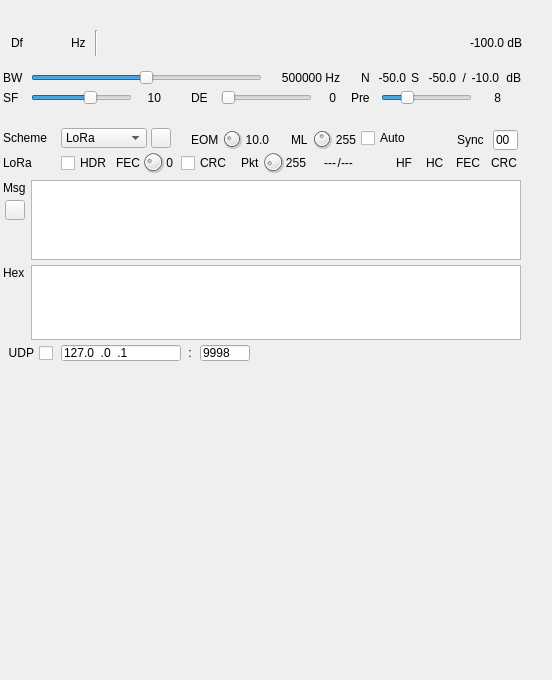
<?xml version="1.0" encoding="UTF-8"?>
<ui version="4.0">
 <class>LoRaDemodGUI</class>
 <widget class="RollupWidget" name="LoRaDemodGUI">
  <property name="geometry">
   <rect>
    <x>0</x>
    <y>0</y>
    <width>552</width>
    <height>680</height>
   </rect>
  </property>
  <property name="minimumSize">
   <size>
    <width>532</width>
    <height>680</height>
   </size>
  </property>
  <property name="font">
   <font>
    <family>Liberation Sans</family>
    <pointsize>9</pointsize>
   </font>
  </property>
  <property name="windowTitle">
   <string>LoRa Demodulator</string>
  </property>
  <widget class="QWidget" name="settingsContainer" native="true">
   <property name="geometry">
    <rect>
     <x>1</x>
     <y>20</y>
     <width>530</width>
     <height>90</height>
    </rect>
   </property>
   <property name="minimumSize">
    <size>
     <width>0</width>
     <height>90</height>
    </size>
   </property>
   <property name="windowTitle">
    <string>RF/demod Settings</string>
   </property>
   <widget class="QLabel" name="bwLabel">
    <property name="geometry">
     <rect>
      <x>2</x>
      <y>50</y>
      <width>22</width>
      <height>16</height>
     </rect>
    </property>
    <property name="text">
     <string>BW</string>
    </property>
   </widget>
   <widget class="QLabel" name="spreadLabel">
    <property name="geometry">
     <rect>
      <x>2</x>
      <y>70</y>
      <width>22</width>
      <height>16</height>
     </rect>
    </property>
    <property name="text">
     <string>SF</string>
    </property>
   </widget>
   <widget class="QSlider" name="BW">
    <property name="geometry">
     <rect>
      <x>30</x>
      <y>50</y>
      <width>231</width>
      <height>16</height>
     </rect>
    </property>
    <property name="toolTip">
     <string>Bandwidth</string>
    </property>
    <property name="minimum">
     <number>0</number>
    </property>
    <property name="maximum">
     <number>10</number>
    </property>
    <property name="pageStep">
     <number>1</number>
    </property>
    <property name="value">
     <number>5</number>
    </property>
    <property name="orientation">
     <enum>Qt::Horizontal</enum>
    </property>
   </widget>
   <widget class="QSlider" name="Spread">
    <property name="geometry">
     <rect>
      <x>30</x>
      <y>70</y>
      <width>101</width>
      <height>16</height>
     </rect>
    </property>
    <property name="toolTip">
     <string>Spreading factor</string>
    </property>
    <property name="minimum">
     <number>7</number>
    </property>
    <property name="maximum">
     <number>12</number>
    </property>
    <property name="pageStep">
     <number>1</number>
    </property>
    <property name="value">
     <number>10</number>
    </property>
    <property name="sliderPosition">
     <number>10</number>
    </property>
    <property name="orientation">
     <enum>Qt::Horizontal</enum>
    </property>
   </widget>
   <widget class="QLabel" name="SpreadText">
    <property name="geometry">
     <rect>
      <x>140</x>
      <y>70</y>
      <width>20</width>
      <height>16</height>
     </rect>
    </property>
    <property name="minimumSize">
     <size>
      <width>20</width>
      <height>0</height>
     </size>
    </property>
    <property name="text">
     <string>10</string>
    </property>
    <property name="alignment">
     <set>Qt::AlignRight|Qt::AlignTrailing|Qt::AlignVCenter</set>
    </property>
   </widget>
   <widget class="QLabel" name="BWText">
    <property name="geometry">
     <rect>
      <x>269</x>
      <y>50</y>
      <width>70</width>
      <height>16</height>
     </rect>
    </property>
    <property name="text">
     <string>500000 Hz</string>
    </property>
    <property name="alignment">
     <set>Qt::AlignRight|Qt::AlignTrailing|Qt::AlignVCenter</set>
    </property>
   </widget>
   <widget class="QLabel" name="deBitsLabel">
    <property name="geometry">
     <rect>
      <x>190</x>
      <y>70</y>
      <width>22</width>
      <height>16</height>
     </rect>
    </property>
    <property name="text">
     <string>DE</string>
    </property>
   </widget>
   <widget class="QLabel" name="deBitsText">
    <property name="geometry">
     <rect>
      <x>320</x>
      <y>70</y>
      <width>15</width>
      <height>16</height>
     </rect>
    </property>
    <property name="minimumSize">
     <size>
      <width>15</width>
      <height>0</height>
     </size>
    </property>
    <property name="text">
     <string>0</string>
    </property>
    <property name="alignment">
     <set>Qt::AlignRight|Qt::AlignTrailing|Qt::AlignVCenter</set>
    </property>
   </widget>
   <widget class="QSlider" name="deBits">
    <property name="geometry">
     <rect>
      <x>220</x>
      <y>70</y>
      <width>91</width>
      <height>16</height>
     </rect>
    </property>
    <property name="toolTip">
     <string>Distance Enhancement bits i.e. log2 of number of FFT bins per effective sample</string>
    </property>
    <property name="minimum">
     <number>0</number>
    </property>
    <property name="maximum">
     <number>4</number>
    </property>
    <property name="pageStep">
     <number>1</number>
    </property>
    <property name="value">
     <number>0</number>
    </property>
    <property name="sliderPosition">
     <number>0</number>
    </property>
    <property name="orientation">
     <enum>Qt::Horizontal</enum>
    </property>
   </widget>
   <widget class="QWidget" name="layoutWidget">
    <property name="geometry">
     <rect>
      <x>10</x>
      <y>10</y>
      <width>511</width>
      <height>26</height>
     </rect>
    </property>
    <layout class="QHBoxLayout" name="deltaFrequencyLayout">
     <item>
      <widget class="QLabel" name="deltaFrequencyLabel">
       <property name="minimumSize">
        <size>
         <width>16</width>
         <height>0</height>
        </size>
       </property>
       <property name="text">
        <string>Df</string>
       </property>
      </widget>
     </item>
     <item>
      <widget class="ValueDialZ" name="deltaFrequency" native="true">
       <property name="sizePolicy">
        <sizepolicy hsizetype="Maximum" vsizetype="Maximum">
         <horstretch>0</horstretch>
         <verstretch>0</verstretch>
        </sizepolicy>
       </property>
       <property name="minimumSize">
        <size>
         <width>32</width>
         <height>16</height>
        </size>
       </property>
       <property name="font">
        <font>
         <family>Liberation Mono</family>
         <pointsize>12</pointsize>
        </font>
       </property>
       <property name="cursor">
        <cursorShape>PointingHandCursor</cursorShape>
       </property>
       <property name="focusPolicy">
        <enum>Qt::StrongFocus</enum>
       </property>
       <property name="toolTip">
        <string>Demod shift frequency from center in Hz</string>
       </property>
      </widget>
     </item>
     <item>
      <widget class="QLabel" name="deltaUnits">
       <property name="text">
        <string>Hz </string>
       </property>
      </widget>
     </item>
     <item>
      <widget class="Line" name="line">
       <property name="orientation">
        <enum>Qt::Vertical</enum>
       </property>
      </widget>
     </item>
     <item>
      <spacer name="horizontalSpacer">
       <property name="orientation">
        <enum>Qt::Horizontal</enum>
       </property>
       <property name="sizeHint" stdset="0">
        <size>
         <width>40</width>
         <height>20</height>
        </size>
       </property>
      </spacer>
     </item>
     <item>
      <widget class="QLabel" name="channelPower">
       <property name="minimumSize">
        <size>
         <width>60</width>
         <height>0</height>
        </size>
       </property>
       <property name="toolTip">
        <string>De-chirped channel power</string>
       </property>
       <property name="layoutDirection">
        <enum>Qt::RightToLeft</enum>
       </property>
       <property name="text">
        <string>-100.0 dB</string>
       </property>
       <property name="alignment">
        <set>Qt::AlignRight|Qt::AlignTrailing|Qt::AlignVCenter</set>
       </property>
      </widget>
     </item>
    </layout>
   </widget>
   <widget class="QLabel" name="preambleChirpsText">
    <property name="geometry">
     <rect>
      <x>480</x>
      <y>70</y>
      <width>20</width>
      <height>16</height>
     </rect>
    </property>
    <property name="minimumSize">
     <size>
      <width>20</width>
      <height>0</height>
     </size>
    </property>
    <property name="text">
     <string>8</string>
    </property>
    <property name="alignment">
     <set>Qt::AlignRight|Qt::AlignTrailing|Qt::AlignVCenter</set>
    </property>
   </widget>
   <widget class="QLabel" name="preambleChirpsLabel">
    <property name="geometry">
     <rect>
      <x>350</x>
      <y>70</y>
      <width>32</width>
      <height>16</height>
     </rect>
    </property>
    <property name="text">
     <string>Pre</string>
    </property>
   </widget>
   <widget class="QSlider" name="preambleChirps">
    <property name="geometry">
     <rect>
      <x>380</x>
      <y>70</y>
      <width>91</width>
      <height>16</height>
     </rect>
    </property>
    <property name="toolTip">
     <string>Expected number of preamble chirps</string>
    </property>
    <property name="minimum">
     <number>4</number>
    </property>
    <property name="maximum">
     <number>20</number>
    </property>
    <property name="pageStep">
     <number>1</number>
    </property>
    <property name="value">
     <number>8</number>
    </property>
    <property name="sliderPosition">
     <number>8</number>
    </property>
    <property name="orientation">
     <enum>Qt::Horizontal</enum>
    </property>
   </widget>
   <widget class="QLabel" name="sUnits">
    <property name="geometry">
     <rect>
      <x>500</x>
      <y>50</y>
      <width>20</width>
      <height>16</height>
     </rect>
    </property>
    <property name="text">
     <string>dB</string>
    </property>
    <property name="alignment">
     <set>Qt::AlignRight|Qt::AlignTrailing|Qt::AlignVCenter</set>
    </property>
   </widget>
   <widget class="QLabel" name="snrText">
    <property name="geometry">
     <rect>
      <x>470</x>
      <y>50</y>
      <width>28</width>
      <height>16</height>
     </rect>
    </property>
    <property name="minimumSize">
     <size>
      <width>25</width>
      <height>0</height>
     </size>
    </property>
    <property name="toolTip">
     <string>De-chirped Signal to Noise Ratio</string>
    </property>
    <property name="text">
     <string>-10.0</string>
    </property>
    <property name="alignment">
     <set>Qt::AlignRight|Qt::AlignTrailing|Qt::AlignVCenter</set>
    </property>
   </widget>
   <widget class="QLabel" name="snrLabel">
    <property name="geometry">
     <rect>
      <x>460</x>
      <y>50</y>
      <width>5</width>
      <height>16</height>
     </rect>
    </property>
    <property name="text">
     <string>/</string>
    </property>
    <property name="alignment">
     <set>Qt::AlignRight|Qt::AlignTrailing|Qt::AlignVCenter</set>
    </property>
   </widget>
   <widget class="QLabel" name="sText">
    <property name="geometry">
     <rect>
      <x>425</x>
      <y>50</y>
      <width>30</width>
      <height>16</height>
     </rect>
    </property>
    <property name="minimumSize">
     <size>
      <width>30</width>
      <height>0</height>
     </size>
    </property>
    <property name="toolTip">
     <string>De-chirped signal maximum power</string>
    </property>
    <property name="text">
     <string>-50.0</string>
    </property>
    <property name="alignment">
     <set>Qt::AlignRight|Qt::AlignTrailing|Qt::AlignVCenter</set>
    </property>
   </widget>
   <widget class="QLabel" name="sLabel">
    <property name="geometry">
     <rect>
      <x>410</x>
      <y>50</y>
      <width>9</width>
      <height>16</height>
     </rect>
    </property>
    <property name="text">
     <string>S</string>
    </property>
   </widget>
   <widget class="QLabel" name="nText">
    <property name="geometry">
     <rect>
      <x>375</x>
      <y>50</y>
      <width>30</width>
      <height>16</height>
     </rect>
    </property>
    <property name="toolTip">
     <string>De-chirped noise maximum power</string>
    </property>
    <property name="text">
     <string>-50.0</string>
    </property>
    <property name="alignment">
     <set>Qt::AlignRight|Qt::AlignTrailing|Qt::AlignVCenter</set>
    </property>
   </widget>
   <widget class="QLabel" name="nLabel">
    <property name="geometry">
     <rect>
      <x>360</x>
      <y>50</y>
      <width>10</width>
      <height>16</height>
     </rect>
    </property>
    <property name="text">
     <string>N</string>
    </property>
   </widget>
  </widget>
  <widget class="QWidget" name="payloadContainer" native="true">
   <property name="geometry">
    <rect>
     <x>1</x>
     <y>120</y>
     <width>530</width>
     <height>250</height>
    </rect>
   </property>
   <property name="minimumSize">
    <size>
     <width>0</width>
     <height>250</height>
    </size>
   </property>
   <property name="windowTitle">
    <string>Payload</string>
   </property>
   <widget class="QLabel" name="messageLabel">
    <property name="geometry">
     <rect>
      <x>2</x>
      <y>60</y>
      <width>32</width>
      <height>16</height>
     </rect>
    </property>
    <property name="text">
     <string>Msg</string>
    </property>
   </widget>
   <widget class="QLabel" name="hexLabel">
    <property name="geometry">
     <rect>
      <x>2</x>
      <y>145</y>
      <width>32</width>
      <height>16</height>
     </rect>
    </property>
    <property name="text">
     <string>Hex</string>
    </property>
   </widget>
   <widget class="QPlainTextEdit" name="messageText">
    <property name="geometry">
     <rect>
      <x>30</x>
      <y>60</y>
      <width>490</width>
      <height>80</height>
     </rect>
    </property>
   </widget>
   <widget class="QLabel" name="schemeLabel">
    <property name="geometry">
     <rect>
      <x>2</x>
      <y>10</y>
      <width>50</width>
      <height>16</height>
     </rect>
    </property>
    <property name="text">
     <string>Scheme</string>
    </property>
   </widget>
   <widget class="QComboBox" name="scheme">
    <property name="geometry">
     <rect>
      <x>60</x>
      <y>8</y>
      <width>86</width>
      <height>20</height>
     </rect>
    </property>
    <item>
     <property name="text">
      <string>LoRa</string>
     </property>
    </item>
    <item>
     <property name="text">
      <string>ASCII</string>
     </property>
    </item>
    <item>
     <property name="text">
      <string>TTY</string>
     </property>
    </item>
   </widget>
   <widget class="QPushButton" name="clear">
    <property name="geometry">
     <rect>
      <x>4</x>
      <y>80</y>
      <width>20</width>
      <height>20</height>
     </rect>
    </property>
    <property name="maximumSize">
     <size>
      <width>24</width>
      <height>24</height>
     </size>
    </property>
    <property name="toolTip">
     <string>Clear text</string>
    </property>
    <property name="text">
     <string/>
    </property>
    <property name="icon">
     <iconset resource="../../../sdrgui/resources/res.qrc">
      <normaloff>:/sweep.png</normaloff>:/sweep.png</iconset>
    </property>
    <property name="autoDefault">
     <bool>false</bool>
    </property>
   </widget>
   <widget class="QToolButton" name="mute">
    <property name="geometry">
     <rect>
      <x>150</x>
      <y>8</y>
      <width>20</width>
      <height>20</height>
     </rect>
    </property>
    <property name="toolTip">
     <string>Run/Stop decoder</string>
    </property>
    <property name="text">
     <string/>
    </property>
    <property name="icon">
     <iconset resource="../../../sdrgui/resources/res.qrc">
      <normaloff>:/stop.png</normaloff>
      <normalon>:/play.png</normalon>:/stop.png</iconset>
    </property>
    <property name="checkable">
     <bool>true</bool>
    </property>
   </widget>
   <widget class="QLabel" name="eomSquelchLabel">
    <property name="geometry">
     <rect>
      <x>190</x>
      <y>10</y>
      <width>35</width>
      <height>19</height>
     </rect>
    </property>
    <property name="text">
     <string>EOM</string>
    </property>
   </widget>
   <widget class="QDial" name="eomSquelch">
    <property name="geometry">
     <rect>
      <x>220</x>
      <y>8</y>
      <width>22</width>
      <height>22</height>
     </rect>
    </property>
    <property name="toolTip">
     <string>End Of Message squelch factor</string>
    </property>
    <property name="minimum">
     <number>40</number>
    </property>
    <property name="maximum">
     <number>121</number>
    </property>
    <property name="pageStep">
     <number>1</number>
    </property>
    <property name="value">
     <number>60</number>
    </property>
   </widget>
   <widget class="QLabel" name="eomSquelchText">
    <property name="geometry">
     <rect>
      <x>240</x>
      <y>10</y>
      <width>28</width>
      <height>19</height>
     </rect>
    </property>
    <property name="text">
     <string>10.0</string>
    </property>
    <property name="alignment">
     <set>Qt::AlignRight|Qt::AlignTrailing|Qt::AlignVCenter</set>
    </property>
   </widget>
   <widget class="QLabel" name="messageLengthLabel">
    <property name="geometry">
     <rect>
      <x>290</x>
      <y>10</y>
      <width>20</width>
      <height>19</height>
     </rect>
    </property>
    <property name="text">
     <string>ML</string>
    </property>
   </widget>
   <widget class="QDial" name="messageLength">
    <property name="geometry">
     <rect>
      <x>310</x>
      <y>8</y>
      <width>22</width>
      <height>22</height>
     </rect>
    </property>
    <property name="toolTip">
     <string>Message (payload) length in number of symbols</string>
    </property>
    <property name="minimum">
     <number>8</number>
    </property>
    <property name="maximum">
     <number>255</number>
    </property>
    <property name="pageStep">
     <number>1</number>
    </property>
    <property name="value">
     <number>127</number>
    </property>
   </widget>
   <widget class="QLabel" name="messageLengthText">
    <property name="geometry">
     <rect>
      <x>330</x>
      <y>10</y>
      <width>25</width>
      <height>19</height>
     </rect>
    </property>
    <property name="text">
     <string>255</string>
    </property>
    <property name="alignment">
     <set>Qt::AlignRight|Qt::AlignTrailing|Qt::AlignVCenter</set>
    </property>
   </widget>
   <widget class="QLineEdit" name="syncWord">
    <property name="geometry">
     <rect>
      <x>492</x>
      <y>10</y>
      <width>25</width>
      <height>20</height>
     </rect>
    </property>
    <property name="focusPolicy">
     <enum>Qt::ClickFocus</enum>
    </property>
    <property name="toolTip">
     <string>Sync word (1 byte hex)</string>
    </property>
    <property name="inputMask">
     <string>HH</string>
    </property>
    <property name="text">
     <string>00</string>
    </property>
   </widget>
   <widget class="QLabel" name="loraLabel">
    <property name="geometry">
     <rect>
      <x>2</x>
      <y>35</y>
      <width>50</width>
      <height>16</height>
     </rect>
    </property>
    <property name="text">
     <string>LoRa</string>
    </property>
   </widget>
   <widget class="QDial" name="fecParity">
    <property name="geometry">
     <rect>
      <x>140</x>
      <y>30</y>
      <width>24</width>
      <height>24</height>
     </rect>
    </property>
    <property name="toolTip">
     <string>Number of FEC parity bits (0 to 4) for Hamming code</string>
    </property>
    <property name="maximum">
     <number>4</number>
    </property>
    <property name="pageStep">
     <number>1</number>
    </property>
    <property name="value">
     <number>1</number>
    </property>
   </widget>
   <widget class="QCheckBox" name="header">
    <property name="geometry">
     <rect>
      <x>60</x>
      <y>35</y>
      <width>50</width>
      <height>16</height>
     </rect>
    </property>
    <property name="toolTip">
     <string>Expect header (explicit) - disables manual FEC and CRC</string>
    </property>
    <property name="text">
     <string>HDR</string>
    </property>
   </widget>
   <widget class="QLabel" name="fecParityText">
    <property name="geometry">
     <rect>
      <x>160</x>
      <y>35</y>
      <width>12</width>
      <height>16</height>
     </rect>
    </property>
    <property name="text">
     <string>0</string>
    </property>
    <property name="alignment">
     <set>Qt::AlignRight|Qt::AlignTrailing|Qt::AlignVCenter</set>
    </property>
   </widget>
   <widget class="QCheckBox" name="crc">
    <property name="geometry">
     <rect>
      <x>180</x>
      <y>35</y>
      <width>50</width>
      <height>16</height>
     </rect>
    </property>
    <property name="toolTip">
     <string>CRC appended to payload</string>
    </property>
    <property name="text">
     <string>CRC</string>
    </property>
   </widget>
   <widget class="QLabel" name="fecParityLabel">
    <property name="geometry">
     <rect>
      <x>115</x>
      <y>35</y>
      <width>25</width>
      <height>16</height>
     </rect>
    </property>
    <property name="text">
     <string>FEC</string>
    </property>
   </widget>
   <widget class="QPlainTextEdit" name="hexText">
    <property name="geometry">
     <rect>
      <x>30</x>
      <y>145</y>
      <width>490</width>
      <height>75</height>
     </rect>
    </property>
    <property name="font">
     <font>
      <family>Liberation Mono</family>
      <pointsize>9</pointsize>
     </font>
    </property>
   </widget>
   <widget class="QLabel" name="packetLengthLabel">
    <property name="geometry">
     <rect>
      <x>240</x>
      <y>35</y>
      <width>20</width>
      <height>16</height>
     </rect>
    </property>
    <property name="text">
     <string>Pkt</string>
    </property>
   </widget>
   <widget class="QDial" name="packetLength">
    <property name="geometry">
     <rect>
      <x>260</x>
      <y>30</y>
      <width>24</width>
      <height>24</height>
     </rect>
    </property>
    <property name="toolTip">
     <string>Payload packet length in number of bytes or characters</string>
    </property>
    <property name="maximum">
     <number>225</number>
    </property>
    <property name="pageStep">
     <number>1</number>
    </property>
    <property name="value">
     <number>30</number>
    </property>
   </widget>
   <widget class="QLabel" name="packetLengthText">
    <property name="geometry">
     <rect>
      <x>280</x>
      <y>35</y>
      <width>25</width>
      <height>16</height>
     </rect>
    </property>
    <property name="text">
     <string>255</string>
    </property>
    <property name="alignment">
     <set>Qt::AlignRight|Qt::AlignTrailing|Qt::AlignVCenter</set>
    </property>
   </widget>
   <widget class="QLabel" name="syncWordLabel">
    <property name="geometry">
     <rect>
      <x>456</x>
      <y>10</y>
      <width>30</width>
      <height>19</height>
     </rect>
    </property>
    <property name="text">
     <string>Sync</string>
    </property>
   </widget>
   <widget class="QLabel" name="headerHammingStatus">
    <property name="geometry">
     <rect>
      <x>395</x>
      <y>35</y>
      <width>20</width>
      <height>16</height>
     </rect>
    </property>
    <property name="toolTip">
     <string>Header FEC parity status</string>
    </property>
    <property name="text">
     <string>HF</string>
    </property>
   </widget>
   <widget class="QLabel" name="headerCRCStatus">
    <property name="geometry">
     <rect>
      <x>425</x>
      <y>35</y>
      <width>20</width>
      <height>16</height>
     </rect>
    </property>
    <property name="toolTip">
     <string>Header CRC status</string>
    </property>
    <property name="text">
     <string>HC</string>
    </property>
   </widget>
   <widget class="QLabel" name="payloadFECStatus">
    <property name="geometry">
     <rect>
      <x>455</x>
      <y>35</y>
      <width>25</width>
      <height>16</height>
     </rect>
    </property>
    <property name="toolTip">
     <string>Payload FEC parity status</string>
    </property>
    <property name="text">
     <string>FEC</string>
    </property>
   </widget>
   <widget class="QLabel" name="payloadCRCStatus">
    <property name="geometry">
     <rect>
      <x>490</x>
      <y>35</y>
      <width>28</width>
      <height>16</height>
     </rect>
    </property>
    <property name="toolTip">
     <string>Payload CRC status</string>
    </property>
    <property name="text">
     <string>CRC</string>
    </property>
   </widget>
   <widget class="QLabel" name="nbSymbolsText">
    <property name="geometry">
     <rect>
      <x>310</x>
      <y>35</y>
      <width>25</width>
      <height>16</height>
     </rect>
    </property>
    <property name="toolTip">
     <string>Number of symbols in the payload with header and CRC</string>
    </property>
    <property name="text">
     <string>---</string>
    </property>
    <property name="alignment">
     <set>Qt::AlignRight|Qt::AlignTrailing|Qt::AlignVCenter</set>
    </property>
   </widget>
   <widget class="QLabel" name="nbCodewordsText">
    <property name="geometry">
     <rect>
      <x>340</x>
      <y>35</y>
      <width>25</width>
      <height>16</height>
     </rect>
    </property>
    <property name="toolTip">
     <string>Number of codewords in the payload with header and CRC</string>
    </property>
    <property name="text">
     <string>---</string>
    </property>
    <property name="alignment">
     <set>Qt::AlignLeading|Qt::AlignLeft|Qt::AlignVCenter</set>
    </property>
   </widget>
   <widget class="QLabel" name="symbolsCodewordsSeparator">
    <property name="geometry">
     <rect>
      <x>328</x>
      <y>35</y>
      <width>12</width>
      <height>16</height>
     </rect>
    </property>
    <property name="text">
     <string>/</string>
    </property>
    <property name="alignment">
     <set>Qt::AlignRight|Qt::AlignTrailing|Qt::AlignVCenter</set>
    </property>
   </widget>
   <widget class="QCheckBox" name="udpSend">
    <property name="geometry">
     <rect>
      <x>2</x>
      <y>225</y>
      <width>50</width>
      <height>16</height>
     </rect>
    </property>
    <property name="toolTip">
     <string>Send message via UDP</string>
    </property>
    <property name="layoutDirection">
     <enum>Qt::RightToLeft</enum>
    </property>
    <property name="text">
     <string>UDP</string>
    </property>
   </widget>
   <widget class="QLineEdit" name="udpAddress">
    <property name="geometry">
     <rect>
      <x>60</x>
      <y>225</y>
      <width>120</width>
      <height>16</height>
     </rect>
    </property>
    <property name="minimumSize">
     <size>
      <width>120</width>
      <height>0</height>
     </size>
    </property>
    <property name="focusPolicy">
     <enum>Qt::ClickFocus</enum>
    </property>
    <property name="toolTip">
     <string>Destination UDP address</string>
    </property>
    <property name="inputMask">
     <string>000.000.000.000</string>
    </property>
    <property name="text">
     <string>127.0.0.1</string>
    </property>
   </widget>
   <widget class="QLabel" name="udpSeparator">
    <property name="geometry">
     <rect>
      <x>184</x>
      <y>225</y>
      <width>10</width>
      <height>16</height>
     </rect>
    </property>
    <property name="text">
     <string>:</string>
    </property>
    <property name="alignment">
     <set>Qt::AlignCenter</set>
    </property>
   </widget>
   <widget class="QLineEdit" name="udpPort">
    <property name="geometry">
     <rect>
      <x>199</x>
      <y>225</y>
      <width>50</width>
      <height>16</height>
     </rect>
    </property>
    <property name="minimumSize">
     <size>
      <width>50</width>
      <height>0</height>
     </size>
    </property>
    <property name="maximumSize">
     <size>
      <width>50</width>
      <height>16777215</height>
     </size>
    </property>
    <property name="focusPolicy">
     <enum>Qt::ClickFocus</enum>
    </property>
    <property name="toolTip">
     <string>Destination UDP port</string>
    </property>
    <property name="inputMask">
     <string>00000</string>
    </property>
    <property name="text">
     <string>9998</string>
    </property>
   </widget>
   <widget class="QCheckBox" name="messageLengthAuto">
    <property name="geometry">
     <rect>
      <x>360</x>
      <y>10</y>
      <width>50</width>
      <height>16</height>
     </rect>
    </property>
    <property name="toolTip">
     <string>Set message length in symbols automatically to provided message length (LoRa only)</string>
    </property>
    <property name="text">
     <string>Auto</string>
    </property>
   </widget>
  </widget>
  <widget class="QWidget" name="spectrumContainer" native="true">
   <property name="geometry">
    <rect>
     <x>1</x>
     <y>380</y>
     <width>530</width>
     <height>260</height>
    </rect>
   </property>
   <property name="minimumSize">
    <size>
     <width>373</width>
     <height>0</height>
    </size>
   </property>
   <property name="windowTitle">
    <string>De-chirped Spectrum</string>
   </property>
   <layout class="QVBoxLayout" name="verticalLayout">
    <property name="spacing">
     <number>2</number>
    </property>
    <property name="leftMargin">
     <number>3</number>
    </property>
    <property name="topMargin">
     <number>3</number>
    </property>
    <property name="rightMargin">
     <number>3</number>
    </property>
    <property name="bottomMargin">
     <number>3</number>
    </property>
    <item>
     <widget class="GLSpectrum" name="glSpectrum" native="true">
      <property name="minimumSize">
       <size>
        <width>0</width>
        <height>230</height>
       </size>
      </property>
     </widget>
    </item>
    <item>
     <widget class="GLSpectrumGUI" name="spectrumGUI" native="true"/>
    </item>
   </layout>
  </widget>
 </widget>
 <customwidgets>
  <customwidget>
   <class>RollupWidget</class>
   <extends>QWidget</extends>
   <header>gui/rollupwidget.h</header>
   <container>1</container>
  </customwidget>
  <customwidget>
   <class>GLSpectrum</class>
   <extends>QWidget</extends>
   <header>gui/glspectrum.h</header>
   <container>1</container>
  </customwidget>
  <customwidget>
   <class>GLSpectrumGUI</class>
   <extends>QWidget</extends>
   <header>gui/glspectrumgui.h</header>
   <container>1</container>
  </customwidget>
  <customwidget>
   <class>ValueDialZ</class>
   <extends>QWidget</extends>
   <header>gui/valuedialz.h</header>
   <container>1</container>
  </customwidget>
 </customwidgets>
 <resources>
  <include location="../../../sdrgui/resources/res.qrc"/>
 </resources>
 <connections/>
</ui>
